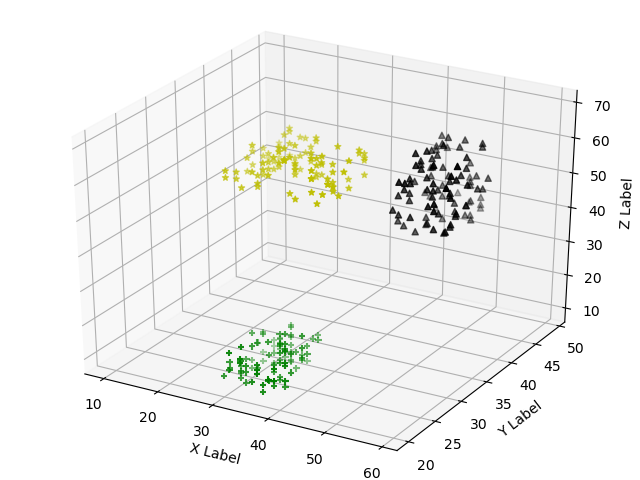

Recreate this plot in Python.
import matplotlib.pyplot as plt
import numpy as np
from mpl_toolkits.mplot3d import Axes3D
x1 = np.random.randint(30,40,100)
y1 = np.random.randint(20,30,100)
z1 = np.random.randint(10,20,100)
x2 = np.random.randint(50,60,100)
y2 = np.random.randint(30,40,100)
z2 = np.random.randint(50,70,100)
x3 = np.random.randint(10,30,100)
y3 = np.random.randint(40,50,100)
z3 = np.random.randint(40,50,100)
fig = plt.figure()
axis = Axes3D(fig)
axis.scatter(x1,y1,z1, c='g',marker='+')
axis.scatter(x2,y2,z2,c='k',marker='^')
axis.scatter(x3,y3,z3,c='y',marker='*')
axis.set_xlabel('X Label')
axis.set_ylabel('Y Label')
axis.set_zlabel('Z Label')
plt.show()
